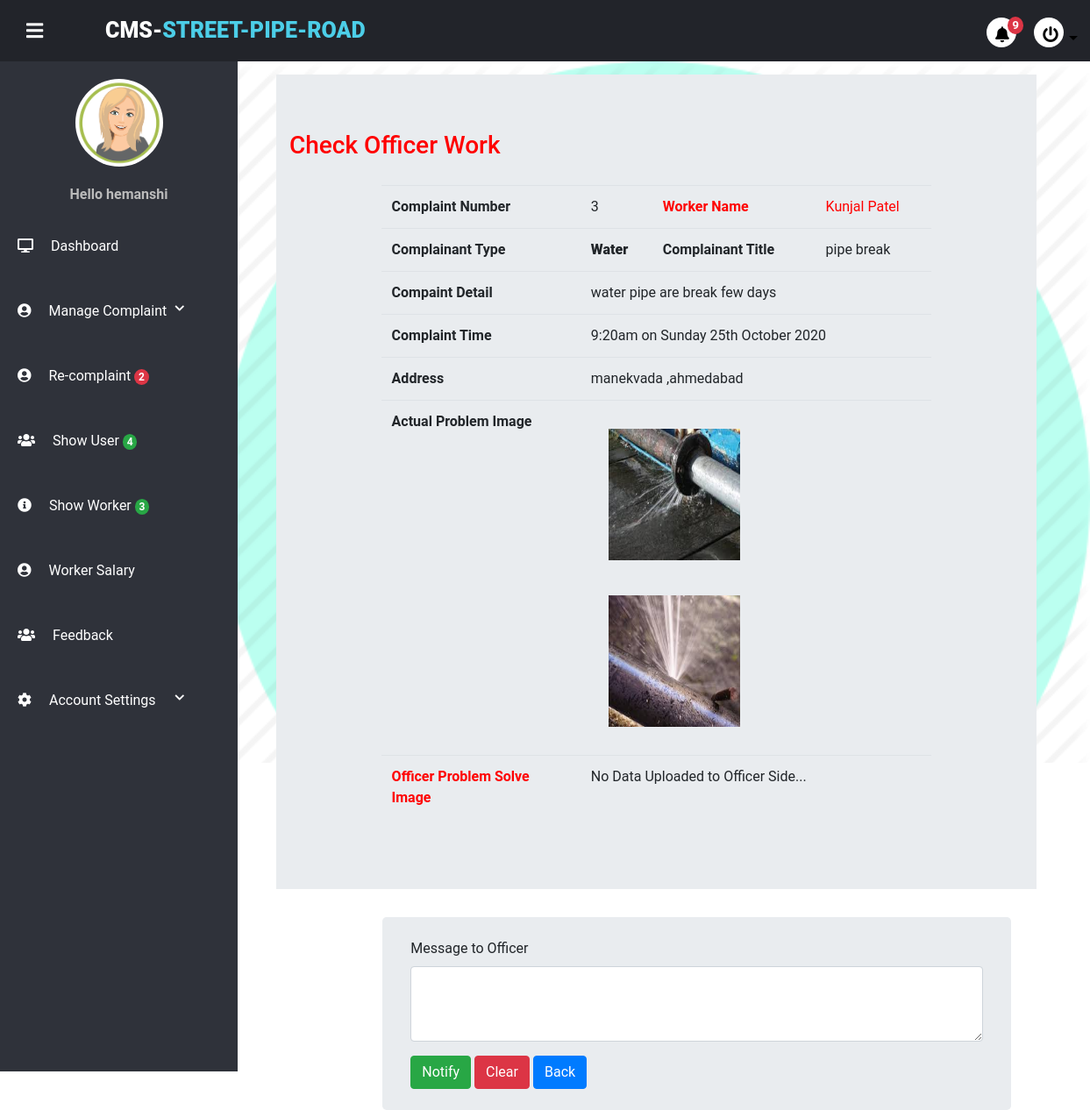
/project/admin/notify_officer_running.php?cid=3 (signed in), run on the app's committed database.
### tables this page shows
CREATE TABLE `usertb` (
  `user_id` int(11) NOT NULL,
  `user_name` varchar(20) NOT NULL,
  `last_name` varchar(20) NOT NULL,
  `user_email` varchar(100) NOT NULL,
  `user_role` varchar(100) NOT NULL,
  `user_image` varchar(255) NOT NULL,
  `user_city` varchar(100) NOT NULL,
  `pwd` varchar(255) NOT NULL,
  `security_que` varchar(100) NOT NULL,
  `sequrity_ans` varchar(100) NOT NULL,
  `contact` varchar(100) NOT NULL,
  `user_area` varchar(50) NOT NULL,
  `user_pincode` varchar(12) NOT NULL,
  `account_time` timestamp NOT NULL DEFAULT current_timestamp()
);

CREATE TABLE `complain_tb` (
  `complaint_id` int(20) NOT NULL,
  `complaint_title` varchar(100) NOT NULL,
  `c_type` varchar(20) NOT NULL,
  `complaint_discription` varchar(255) NOT NULL,
  `user_id` int(10) NOT NULL,
  `user_worker_id` int(10) NOT NULL,
  `padding` enum('1','0') NOT NULL,
  `running` enum('1','0') NOT NULL,
  `complete` enum('1','0') NOT NULL,
  `image` varchar(255) NOT NULL,
  `c_address` varchar(255) NOT NULL,
  `recever_image` varchar(600) NOT NULL,
  `ctimestamp` datetime NOT NULL DEFAULT current_timestamp(),
  `solvetimestamp` datetime NOT NULL DEFAULT current_timestamp()
);

### project/admin/notify_officer_running.php (the view, shortened to what this page needs)
<!DOCTYPE html>
<html lang="en" dir="ltr">
<?php include("partial/_dbconnect.php");
include("partial/link.php");
?>
<body>
    <?php
                                        $complaint_get_id=$_GET['cid'];
                                       ?>
    <div class="wrapper">
        <?php include("partial/header.php");?>
        <div class="main-container">
            <div class="notprocess">
                <div class="jumbotron jumbotron-fluid" style="width: 90%;margin-left:50px;">
                    <div class="container">
                        <h3 style="font-wight:500;color:red;padding-bottom:20px">Check Officer Work</h3>
                    <table class="table table-borderedless mx-auto" style="width: 75%;">
                        <?php
                    $sql="SELECT * FROM `complain_tb` WHERE `complaint_id`=$complaint_get_id";
                    $result=mysqli_query($conn,$sql);
                    while($row = mysqli_fetch_assoc($result))
                    {
                        $complaint_id=$row["complaint_id"];
                        $complaint_name=$row["complaint_title"];
                        $complaint_dis=$row["complaint_discription"];
                        $complaint_ctimestamp=$row["ctimestamp"];
                        $date=date_create($complaint_ctimestamp);
                        $worker_id=$row["user_worker_id"];
                        $res_c_image=$row["image"];
						$c_type=$row["c_type"];
                        $solve_image=$row["recever_image"];
						$c_address=$row["c_address"];
                        $sql2="SELECT * FROM `usertb` WHERE `user_id`='$worker_id'";
                        $result2=mysqli_query($conn,$sql2);
                        while($row2 = mysqli_fetch_assoc($result2))
                        {
                            $name1=ucfirst($row2["user_name"]);
                            $name2=ucfirst($row2["last_name"]);
                            $worker_name=$name1.' '.$name2;
                             echo'  <tr>
                            <th scope="row">Complaint Number</th>
                            <td>'.$complaint_id.'</td>
                            <th scope="row" style="color:red;"> Worker Name</th>
                            <td style="color:red;">'.$worker_name.'</td>
                        </tr>
                        <tr>
                            <th scope="row">Complainant Type</th>
                            <td style="font-weight:900;">'.ucfirst($c_type).'</td>
                            <th scope="row"> Complainant Title</th>
                            <td>'.$complaint_name.'</td>
                        </tr>
                        <tr>
                            <th scope="row"> Compaint Detail</th>
                            <td colspan="3">'.$complaint_dis.'</td>
                        </tr>
                        <tr>
                            <th scope="row">Complaint Time</th>
                            <td colspan="3">'.date_format($date, 'g:ia \o\n l jS F Y').'</td>
                        </tr>
						<tr>
                            <th scope="row">Address</th>
                            <td colspan="3">'.$c_address.'</td>
                        </tr>
                        <tr>
                            <th scope="row">Actual Problem Image</th>
                            <td colspan="3">';
                            $res_c_image=explode(" ",$res_c_image);
                            $count=count($res_c_image)-1;
                            for ($i=0; $i <$count ; ++$i) {
                                echo '<img src="../../USER_WORK/'.$res_c_image[$i].'" alt="" style="margin:20px;" height="150px" width="150px" >';
                            }
                            echo '</td>
                        </tr>';
                     echo '   <tr>
                            <th scope="row" style="color:red;">Officer Problem  Solve Image</th>
                            <td colspan="3">';
                            $solve_image=explode(" ",$solve_image);
                            $count=count($solve_image)-1;
                            if($count==0){
                                echo 'No Data Uploaded to Officer Side...';
                            }else
                            {
                                for ($i=0; $i <$count ; ++$i) {
                                    if($i==4)
                                    echo '<br>';
                                    echo '<img src="../worker/'.$solve_image[$i].'" alt="" style="margin:20px;" height="150px" width="150px" >';
                                }
                            }
                            echo '</td>
                        </tr>';
                        }
                    }
                ?>
                </table>
</div>
                                    </div>
                        <div class="container mt-3 mx-5 mb-3">
                            <div class="container" style="width: 80%;">
                                <div class="jumbotron pt-4 pb-4">
                                    <form action="" method="post">
                                        <div class="form-group">
                                            <label for="msg">Message to Officer</label>
                                            <textarea class="form-control" id="msg" name="msg" rows="3"></textarea>
                                        </div>
                                        <button type="submit" name="submit" class="btn btn-success">Notify</button>
                                        <button type="clear" name="clear" class="btn btn-danger">Clear</button>
                                        <a href="runningprocess.php" class="btn btn-primary">Back</a>
                                    </form>
                                </div>
                            </div>
                        </div>
                    </div>
                </div>
            </div>
</body>
</html>

### project/admin/partial/header.php (shortened to what this page needs)
<?php session_start();
include('_dbconnect.php');
?>
<div class="header">
    <div class="header-menu">
        <div class="title">
        CMS-<span>Street-Pipe-Road</span></div>
        <div class="sidebar-btn">
            <i class="fas fa-bars"></i>
        </div>
        <ul>
            <li>
                <div class="dropdown">
                    <a class="btn dropdown-toggle" type="button" id="dropdownMenu2" data-toggle="dropdown"
                        aria-haspopup="true" aria-expanded="false">
                        <?php
                            $nsql="SELECT * FROM `notify` WHERE (`sender_user_role`='user' OR `sender_user_role`='worker') AND status=0";
                            $nresult=mysqli_query($conn, $nsql);
                            $ncount= mysqli_num_rows($nresult);
                           ?>
                        <i class="fas fa-bell" style="position: relative; top: -5px; left: -3px;"></i><span
                            class="badge badge-danger"
                            style="border-radius: 50%; top:-18px; left:-5px"><?php echo $ncount; ?></span>
                    </a>
                </div>
            </li>
            <li>
                <div class="dropdown">
                    <a class="btn dropdown-toggle" type="button" id="dropdownMenu2" data-toggle="dropdown"
                        aria-haspopup="true" aria-expanded="false">
                        <i class="fas fa-power-off" style="position: relative; top: -5px; left: -3px;"></i>
                    </a>
                </div>
            </li>
        </ul>
    </div>
</div>
<div class="sidebar">
    <div class="sidebar-menu">
        <center class="profile">
                <?php
                        if(isset($_SESSION['loginadmin']) && $_SESSION['loginadmin']==true)
                        {
                            $aemail=$_SESSION['adminemail'];
                            $sql="SELECT * FROM `usertb` WHERE `user_email`='$aemail'";
                            $result=mysqli_query($conn,$sql);
                            while($row = mysqli_fetch_assoc($result))
                            {
                                $aname=$row["user_name"];
                                $aimage=$row["user_image"];
                                if($aimage=="")
                                {
                                    echo '<p style="margin-top:30px;color:#fff;"><a href="settingprofile.php"  style="color:#fff;">Edit Your Profile Info</a></p>';
                                }
                                else{
                                            echo ' <img src="'.$aimage.'" alt="" height="100px" width="100px" style="
                                            border-radius:50%;
                                            margin:20px 0px;
                                            ">';
                                 }
                                echo '<p>Hello '.$aname.'</p>';
                            }
                        }
                    ?>
        </center>
        <li class="item">
            <a href="index.php" class="menu-btn" active>
                <i class="fas fa-desktop"></i><span>Dashboard</span>
            </a>
        </li>
        <li class="item" id="profile">
            <a href="#profile" class="menu-btn">
                <i class="fas fa-user-circle"></i><span>Manage Complaint <i
                        class="fas fa-chevron-down drop-down"></i></span>
            </a>
        </li>
        <li class="item">
            <a href="recomplaint.php" class="menu-btn">
            <i class="fas fa-user-circle"></i><span>Re-complaint</span>
            <?php
                            $nsql="SELECT * FROM `recomplaint_tb`";
                            $nresult=mysqli_query($conn, $nsql);
                            $ncount= mysqli_num_rows($nresult);
                ?>
                        <span class="badge badge-danger"
                            style="border-radius: 50%; top:-18px; left:-5px"><?php echo $ncount; ?></span></span>
            </a>
        </li>
        <li class="item">
        <a href="manageuser.php" class="menu-btn">
                <i class="fas fa-users"></i><span>Show User </span>
        <?php
                            $nsql="SELECT * FROM `usertb`WHERE user_role='user'";
                            $nresult=mysqli_query($conn, $nsql);
                            $ncount= mysqli_num_rows($nresult);
            ?>
             <span class="badge badge-success"
                            style="border-radius: 50%; top:-18px; left:-5px"><?php echo $ncount; ?></span></span>
            </a></li>
        <li class="item">
            <a href="manageworker.php" class="menu-btn">
            <i class="fas fa-info-circle"></i><span>Show Worker </span>
                <?php
                            $nsql="SELECT * FROM `usertb`WHERE user_role='worker'";
                            $nresult=mysqli_query($conn, $nsql);
                            $ncount= mysqli_num_rows($nresult);
            ?>
             <span class="badge badge-success"
                            style="border-radius: 50%; top:-18px; left:-5px"><?php echo $ncount; ?></span></span>
            </a>
        </li>
        <li class="item">
            <a href="wsalary.php" class="menu-btn">
            <i class="fas fa-user-circle"></i><span>Worker Salary</span>
            </a>
        </li>
        <li class="item">
            <a href="shownotification.php" class="menu-btn">
                <i class="fas fa-users"></i><span>Feedback</span>
            </a>
        </li>
        <li class="item" id="settings">
            <a href="#settings" class="menu-btn">
                <i class="fas fa-cog"></i><span>Account Settings<i class="fas fa-chevron-down drop-down"></i></span>
            </a>
        </li>
    </div>
</div>

### project/admin/css/style.css (style rules this page uses)
* { margin: 0; padding: 0; list-style: none; text-decoration: none; box-sizing: border-box; transition: 0.5s; font-family: "Roboto", sans-serif; }
body { background: #fff; }
.wrapper .header { z-index: 1; background: #22242A; position: fixed; width: calc(100% - 0%); height: 70px; display: flex; top: 0; }
.wrapper .header .header-menu { width: calc(100% - 0%); height: 100%; display: flex; justify-content: space-between; align-items: center; padding: 0 20px; }
.wrapper .header .header-menu .title { color: #fff; font-size: 25px; text-transform: uppercase; font-weight: 900; padding-left: 100px; }
.wrapper .header .header-menu .title span { color: #4CCEE8; }
.wrapper .header .header-menu .sidebar-btn { color: #fff; position: absolute; margin-left: 10px; font-size: 22px; font-weight: 900; cursor: pointer; transition: 0.3s; transition-property: color; }
.wrapper .header .header-menu ul { display: flex; margin-top: 20px; }
.wrapper .header .header-menu ul li a { background: #fff; color: #000; display: block; margin: 0 10px; font-size: 18px; width: 34px; height: 34px; line-height: 35px; text-align: center; border-radius: 50%; transition: 0.3s; transition-property: background, color; }
.wrapper .sidebar { z-index: 1; background: #2F323A; position: fixed; top: 70px; width: 271px; height: calc(100% - 9%); transition: 0.3s; transition-property: width; overflow-y: auto; }
.wrapper .sidebar .sidebar-menu { overflow: hidden; }
.wrapper .sidebar .sidebar-menu .profile img { margin: 20px 0; width: 100px; height: 100px; border-radius: 50%; }
.wrapper .sidebar .sidebar-menu .profile p { color: #bbb; font-weight: 700; margin-bottom: 10px; }
.wrapper .sidebar .sidebar-menu .item { width: 250px; overflow: hidden; }
.wrapper .sidebar .sidebar-menu .item .menu-btn { display: block; color: #fff; position: relative; padding: 25px 20px; transition: 0.3s; transition-property: color; }
.wrapper .sidebar .sidebar-menu .item .menu-btn i { margin-right: 20px; }
.wrapper .sidebar .sidebar-menu .item .menu-btn .drop-down { float: right; font-size: 12px; margin-top: 3px; }
.wrapper .main-container { width: (100% - 250px); margin-top: 70px; margin-left: 250px; padding: 15px; background: url(image/pprocess.png)no-repeat; background-size: cover; height: 100vh; transition: 0.3s; }

### data on the page
usertb: user_image (picture), user_name "hemanshi"
complain_tb: complaint_id "3", c_type "Water", complaint_title "pipe break", complaint_discription "water pipe are break few days", ctimestamp "9:20am on Sunday 25th October 2020", c_address "manekvada ,ahmedabad"
usertb: worker_name "Kunjal Patel"

### other printed values
$ncount "9"
$ncount "2"
$ncount "4"
$ncount "3"
